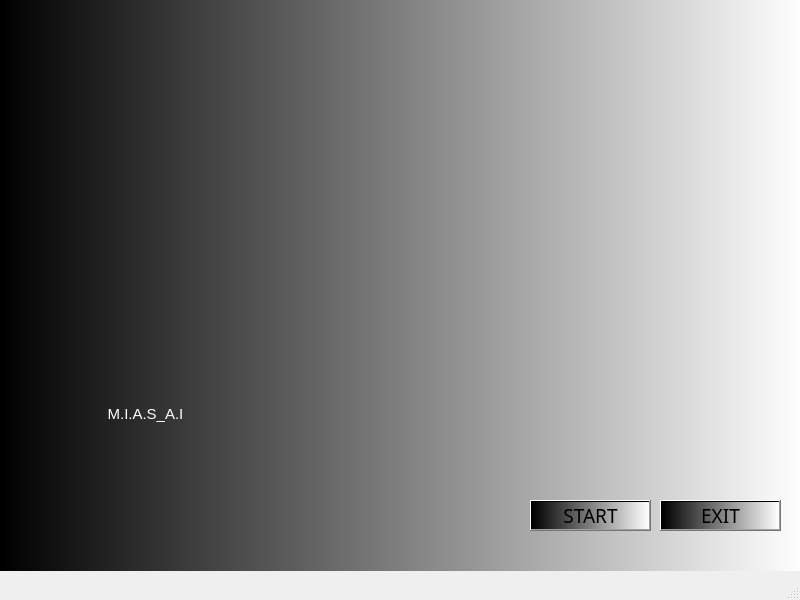
<?xml version="1.0" encoding="UTF-8"?>
<ui version="4.0">
 <class>MainWindow</class>
 <widget class="QMainWindow" name="MainWindow">
  <property name="geometry">
   <rect>
    <x>0</x>
    <y>0</y>
    <width>800</width>
    <height>600</height>
   </rect>
  </property>
  <property name="windowTitle">
   <string>MainWindow</string>
  </property>
  <widget class="QWidget" name="centralwidget">
   <widget class="QLabel" name="label">
    <property name="geometry">
     <rect>
      <x>0</x>
      <y>0</y>
      <width>801</width>
      <height>571</height>
     </rect>
    </property>
    <property name="font">
     <font>
      <family>Algerian</family>
      <pointsize>14</pointsize>
     </font>
    </property>
    <property name="styleSheet">
     <string notr="true">background-color: qlineargradient(spread:pad, x1:0, y1:0, x2:1, y2:0, stop:0 rgba(0, 0, 0, 255), stop:1 rgba(255, 255, 255, 255));
border-color: rgb(0, 0, 0);</string>
    </property>
    <property name="text">
     <string/>
    </property>
    <property name="pixmap">
     <pixmap>../Users/RISHITA/Downloads/MIASPIC/7LP8.gif</pixmap>
    </property>
    <property name="scaledContents">
     <bool>true</bool>
    </property>
   </widget>
   <widget class="QPushButton" name="pushButton">
    <property name="geometry">
     <rect>
      <x>204</x>
      <y>510</y>
      <width>141</width>
      <height>31</height>
     </rect>
    </property>
    <property name="font">
     <font>
      <family>Arial Black</family>
      <pointsize>14</pointsize>
      <weight>75</weight>
      <bold>true</bold>
     </font>
    </property>
    <property name="styleSheet">
     <string notr="true">background-color: qlineargradient(spread:pad, x1:0, y1:0, x2:1, y2:0, stop:0 rgba(0, 0, 0, 255), stop:1 rgba(255, 255, 255, 255));
selection-background-color: qradialgradient(spread:pad, cx:0.5, cy:0.5, radius:0.5, fx:0.5, fy:0.5, stop:0 rgba(255, 255, 255, 255), stop:0.1 rgba(255, 255, 255, 255), stop:0.2 rgba(255, 176, 176, 167), stop:0.3 rgba(255, 151, 151, 92), stop:0.4 rgba(255, 125, 125, 51), stop:0.5 rgba(255, 76, 76, 205), stop:0.52 rgba(255, 76, 76, 205), stop:0.6 rgba(255, 180, 180, 84), stop:1 rgba(255, 255, 255, 0));
border-color: qlineargradient(spread:pad, x1:0, y1:0, x2:1, y2:0, stop:0 rgba(0, 0, 0, 255), stop:1 rgba(255, 255, 255, 255));
</string>
    </property>
    <property name="text">
     <string>START</string>
    </property>
   </widget>
   <widget class="QPushButton" name="pushButton_2">
    <property name="geometry">
     <rect>
      <x>530</x>
      <y>500</y>
      <width>121</width>
      <height>31</height>
     </rect>
    </property>
    <property name="font">
     <font>
      <family>Algerian</family>
      <pointsize>14</pointsize>
     </font>
    </property>
    <property name="styleSheet">
     <string notr="true">
background-color: qlineargradient(spread:pad, x1:0, y1:0, x2:1, y2:0, stop:0 rgba(0, 0, 0, 255), stop:1 rgba(255, 255, 255, 255));</string>
    </property>
    <property name="text">
     <string>START</string>
    </property>
   </widget>
   <widget class="QPushButton" name="pushButton_3">
    <property name="geometry">
     <rect>
      <x>660</x>
      <y>500</y>
      <width>121</width>
      <height>31</height>
     </rect>
    </property>
    <property name="font">
     <font>
      <family>Algerian</family>
      <pointsize>14</pointsize>
     </font>
    </property>
    <property name="styleSheet">
     <string notr="true">
background-color: qlineargradient(spread:pad, x1:0, y1:0, x2:1, y2:0, stop:0 rgba(0, 0, 0, 255), stop:1 rgba(255, 255, 255, 255));</string>
    </property>
    <property name="text">
     <string>EXIT</string>
    </property>
   </widget>
   <widget class="QLabel" name="label_2">
    <property name="geometry">
     <rect>
      <x>70</x>
      <y>332</y>
      <width>151</width>
      <height>151</height>
     </rect>
    </property>
    <property name="text">
     <string/>
    </property>
    <property name="pixmap">
     <pixmap>../Users/RISHITA/Downloads/MIASPIC/ai.gif</pixmap>
    </property>
    <property name="scaledContents">
     <bool>true</bool>
    </property>
   </widget>
   <widget class="QTextBrowser" name="textBrowser">
    <property name="geometry">
     <rect>
      <x>100</x>
      <y>370</y>
      <width>91</width>
      <height>91</height>
     </rect>
    </property>
    <property name="styleSheet">
     <string notr="true">background:transparent;
border-color: transparent;</string>
    </property>
    <property name="frameShape">
     <enum>QFrame::NoFrame</enum>
    </property>
    <property name="html">
     <string>&lt;!DOCTYPE HTML PUBLIC &quot;-//W3C//DTD HTML 4.0//EN&quot; &quot;http://www.w3.org/TR/REC-html40/strict.dtd&quot;&gt;
&lt;html&gt;&lt;head&gt;&lt;meta name=&quot;qrichtext&quot; content=&quot;1&quot; /&gt;&lt;style type=&quot;text/css&quot;&gt;
p, li { white-space: pre-wrap; }
&lt;/style&gt;&lt;/head&gt;&lt;body style=&quot; font-family:'MS Shell Dlg 2'; font-size:8.25pt; font-weight:400; font-style:normal;&quot;&gt;
&lt;p align=&quot;center&quot; style=&quot;-qt-paragraph-type:empty; margin-top:0px; margin-bottom:0px; margin-left:0px; margin-right:0px; -qt-block-indent:0; text-indent:0px;&quot;&gt;&lt;br /&gt;&lt;/p&gt;
&lt;p align=&quot;center&quot; style=&quot;-qt-paragraph-type:empty; margin-top:0px; margin-bottom:0px; margin-left:0px; margin-right:0px; -qt-block-indent:0; text-indent:0px; font-size:11pt; color:#ffffff;&quot;&gt;&lt;br /&gt;&lt;/p&gt;
&lt;p align=&quot;center&quot; style=&quot; margin-top:0px; margin-bottom:0px; margin-left:0px; margin-right:0px; -qt-block-indent:0; text-indent:0px;&quot;&gt;&lt;span style=&quot; font-size:11pt; color:#ffffff;&quot;&gt;M.I.A.S_A.I&lt;/span&gt;&lt;/p&gt;&lt;/body&gt;&lt;/html&gt;</string>
    </property>
   </widget>
   <widget class="QLabel" name="label_3">
    <property name="geometry">
     <rect>
      <x>0</x>
      <y>10</y>
      <width>511</width>
      <height>71</height>
     </rect>
    </property>
    <property name="text">
     <string/>
    </property>
    <property name="pixmap">
     <pixmap>../Users/RISHITA/Downloads/MIASPIC/cda2b820d46413ad8d0997451bafc286.gif</pixmap>
    </property>
    <property name="scaledContents">
     <bool>false</bool>
    </property>
   </widget>
   <zorder>pushButton</zorder>
   <zorder>label</zorder>
   <zorder>pushButton_2</zorder>
   <zorder>pushButton_3</zorder>
   <zorder>label_2</zorder>
   <zorder>textBrowser</zorder>
   <zorder>label_3</zorder>
  </widget>
  <widget class="QMenuBar" name="menubar">
   <property name="geometry">
    <rect>
     <x>0</x>
     <y>0</y>
     <width>800</width>
     <height>21</height>
    </rect>
   </property>
  </widget>
  <widget class="QStatusBar" name="statusbar"/>
 </widget>
 <resources/>
 <connections/>
</ui>
